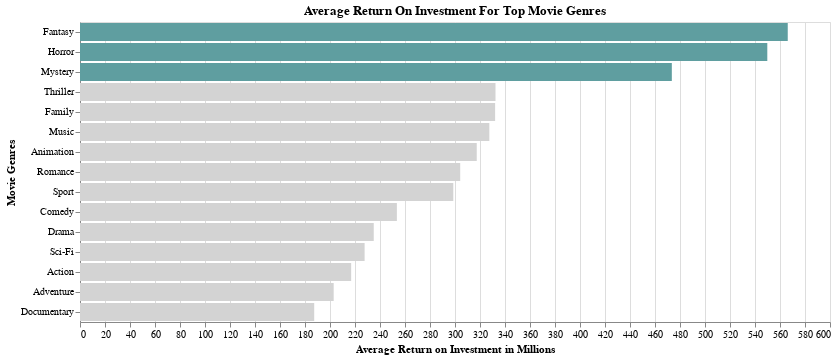

This figure's notebook cell:
### Markdown cell above
Based on the total amount of the movies produced Drama genre exceeds the rest of the movie genres. Genres comedy and action  are the next frequently made movie genres. However, based on the Return on the Investment  we can see different movie genres which are fantasy, horror and mystery.

### Code cell
# creating plot
alt.Chart(top_genre, title='Average Return On Investment For Top Movie Genres').mark_bar().encode(
x=alt.X('roi', title='Average Return on Investment in Millions'),
y=alt.Y('genres', sort='-x', title='Movie Genres'),
 
# the highlight will be set on the result of a conditional statement
    color=alt.condition(
        alt.datum.roi >= 450,  #this test returns True,
        alt.value('cadetblue'),     # if it is true sets the bar blue
        alt.value('lightgrey')   # and if it's not true it sets the bar grey.
    )
).properties(width=750,height =300)

### Figure 1 — Vega-Lite specification as saved in the notebook (floating-point values rounded to 4 significant figures)
{"config": {"view": {"continuousWidth": 400, "continuousHeight": 300}}, "data": {"name": "data-519c71edfcb19b224972048e77c1289b"}, "mark": "bar", "encoding": {"color": {"condition": {"value": "cadetblue", "test": "(datum.roi >= 450)"}, "value": "lightgrey"}, "x": {"field": "roi", "title": "Average Return on Investment in Millions", "type": "quantitative"}, "y": {"field": "genres", "sort": "-x", "title": "Movie Genres", "type": "nominal"}}, "height": 300, "title": "Average Return On Investment For Top Movie Genres", "width": 750, "$schema": "https://vega.github.io/schema/vega-lite/v4.17.0.json", "datasets": {"data-519c71edfcb19b224972048e77c1289b": [{"genres": "Fantasy", "production_budget": 70780000.0, "profit": 150500000.0, "roi": 566.2}, {"genres": "Horror", "production_budget": 22130000.0, "profit": 48980000.0, "roi": 549.8}, {"genres": "Mystery", "production_budget": 25860000.0, "profit": 54170000.0, "roi": 473.5}, {"genres": "Thriller", "production_budget": 31150000.0, "profit": 58550000.0, "roi": 332.4}, {"genres": "Family", "production_budget": 55740000.0, "profit": 131200000.0, "roi": 332.1}, {"genres": "Music", "production_budget": 21890000.0, "profit": 82360000.0, "roi": 327.5}, {"genres": "Animation", "production_budget": 88700000.0, "profit": 248400000.0, "roi": 317.4}, {"genres": "Romance", "production_budget": 21700000.0, "profit": 37420000.0, "roi": 304.2}, {"genres": "Sport", "production_budget": 27090000.0, "profit": 49710000.0, "roi": 298.6}, {"genres": "Comedy", "production_budget": 37960000.0, "profit": 83040000.0, "roi": 253.5}, {"genres": "Drama", "production_budget": 26590000.0, "profit": 41250000.0, "roi": 235.0}, {"genres": "Sci-Fi", "production_budget": 76600000.0, "profit": 189700000.0, "roi": 227.7}, {"genres": "Action", "production_budget": 69520000.0, "profit": 128400000.0, "roi": 216.9}, {"genres": "Adventure", "production_budget": 95300000.0, "profit": 215100000.0, "roi": 203.0}, {"genres": "Documentary", "production_budget": 32060000.0, "profit": 38130000.0, "roi": 187.4}]}}
